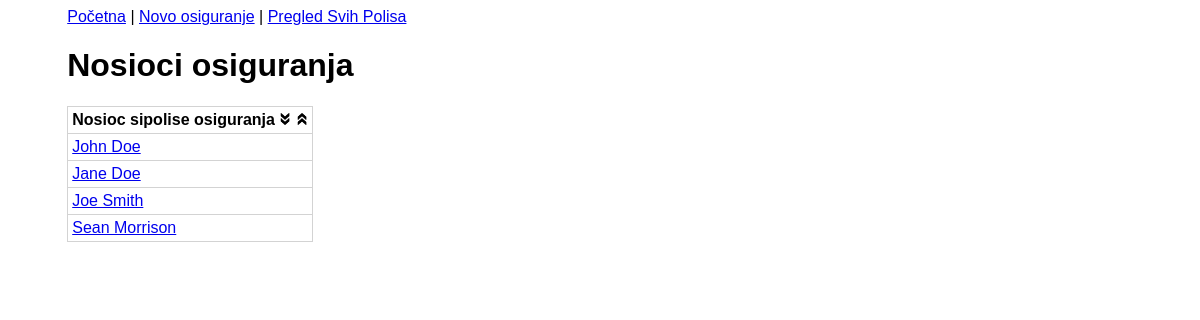
The page / on the database its author committed.
### tables this page shows
CREATE TABLE `insurances` (
  `id` int(11) NOT NULL,
  `name` varchar(128) NOT NULL,
  `birth_date` date NOT NULL,
  `phone` varchar(20) DEFAULT NULL,
  `passport` varchar(20) NOT NULL,
  `email` varchar(255) NOT NULL,
  `date_from` date NOT NULL,
  `date_to` date NOT NULL,
  `type` enum('single','group') NOT NULL,
  `number_of_days` int(11) NOT NULL,
  `created_at` date NOT NULL DEFAULT curdate()
);

### App/Controllers/Insurances.php (called while the page is built, shortened)
<?php
class Insurances  extends \Core\Controller
{
  public function usersTable()
  {
    if (isset($column) && isset($order)) {
      $data = Insurance::getAllNames($column, $order);
    } else {
      $data = Insurance::getAllNames();
    }
    View::render('Insurances/users-table.php', [
      'view_title' => 'Nosioci osiguranja',
      'data' => $data
    ]);
  }
}

### public/index.php (called while the page is built, shortened)
<?php
$router = new Core\Router();
$router->add('', ['controller' => 'Insurances', 'action' => 'users-table']);
$router->add('{controller}/{action}');
$router->add('{controller}/{id:\d+}/{action}');
$router->add('admin/{controller}/{action}', ['namespace' => 'Admin']);
$router->dispatch($_SERVER['QUERY_STRING']);

### App/Models/Insurance.php (called while the page is built, shortened)
<?php
class Insurance extends \Core\Model
{
  public static function getAllNames($column = NULL, $order = NULL)
  {
    try {
      $pdo = static::getDB();
      $sql = "SELECT * FROM insurances";
      $data = $pdo->query($sql)
        ->fetchAll(PDO::FETCH_ASSOC);
      if ($data) {
        return $data;
      } else {
        return [];
      }
    } catch (PDOException $e) {
      echo $e->getMessage();
    }
  }
}

### App/Views/Insurances/users-table.php (the view)
<?php
require(dirname(__DIR__) . '../partials/_header.php');
require(dirname(__DIR__) . '../partials/_navigation.php');
?>
<h1>Nosioci osiguranja</h1>
<?php
if (isset($data) && count($data) > 0) {
  ?>
  <table >
    <tr>
      <th>Nosioc sipolise osiguranja
        <a href="/insurances/users-table?column=name&order=desc"><img class="arrow" src="/img/arrow-down.png" alt=""></a>
        <a href="/insurances/users-table?column=name&order=asc"><img class="arrow" src="/img/arrow-up.png" alt=""></a>
      </th>
    </tr>
    <?php
    foreach($data as $key => $value) {
      ?>
      <tr>
        <td>
          <a href="/insurances/<?php echo $value['id']; ?>/show-user-table">
            <?php echo $value['name'] ?? 'Nema podataka'; ?>
          </a>
        </td>
      </tr>
      <?php
    }
    ?>
  </table>
  <?php
} else {
  ?>
  <p>Nema podataka u bazi</p>
  <?php
}
?>
</div>
</body>
</html>

### App/Views/partials/_header.php (style rules this page uses)
body { font-family: Helvetica; }
.arrow { width: 12px; }
table, th, td { border: 1px solid lightgray; padding: 4px; }
table { border-collapse: collapse; }

### rows shown on the page
insurances: name "John Doe"
insurances: name "Jane Doe"
insurances: name "Joe Smith"
insurances: name "Sean Morrison"
